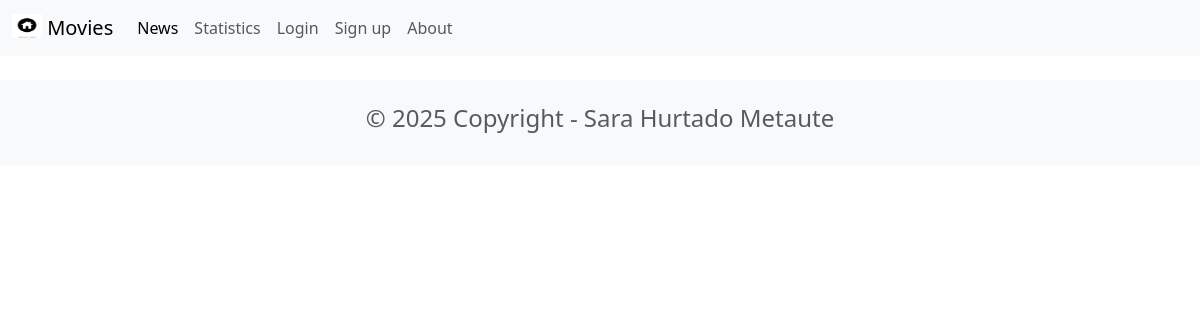
Before: /news/ with the older database file.
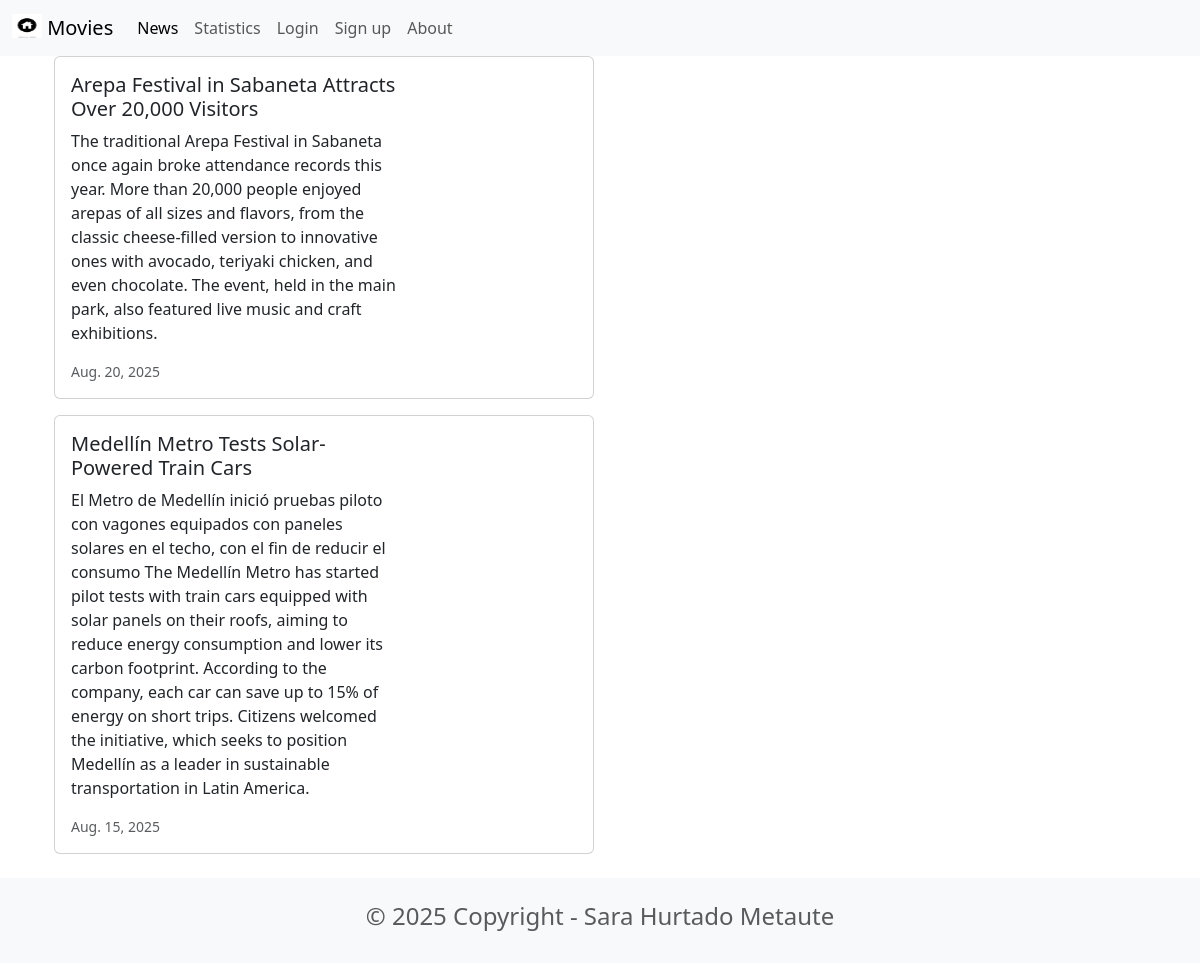
After: the same page with the newer database file.
### news/models.py (models this page shows, shortened)
class News(models.Model):
    headline = models.CharField(max_length=200)
    body = models.TextField()
    date = models.DateField()

### news/views.py (the view)
# urls.py: path('news/', include('news.urls')),
def news(request):
    newss = News.objects.all().order_by('-date')
    return render (request, 'news.html', {'newss':newss})

### news/templates/news.html
{% extends 'base.html' %}
{%block content%}
<div class="container">
 {% for news in newss %}
 <div class="card mb-3" style="max-width: 540px;">
 <div class="row g-0">
 <div class="col-md-8">
 <div class="card-body">
 <h5 class="card-title">{{ news.headline }}</h5>
<p class="card-text">{{ news.body }}</p>
<p class="card-text"><small class="text-muted"> {{ news.date }} </small></p>
 </div>
 </div>
 </div>
 </div>
{% endfor %}
</div>
{%endblock content%}

### moviereviews/templates/base.html (shortened to what this page needs)
<head>
    <link href="https://cdn.jsdelivr.net/npm/bootstrap@5.3.7/dist/css/bootstrap.min.css" rel="stylesheet"
>
    <link href="https://cdn.jsdelivr.net/npm/bootstrap@5.3.7/dist/css/bootstrap.min.css" rel="stylesheet"
>
</head>
<nav class="navbar navbar-expand-lg bg-body-tertiary">
    <div class="container-fluid">
        <a class="navbar-brand" href="{% url 'home' %}">
            {% load static %}
            <img src="{% static 'images/home.png' %}" alt="" width="30" height="24" class="d-inline-block align-text-top"/>
            Movies</a>
        <div class="collapse navbar-collapse" id="navbarSupportedContent">
            <ul class="navbar-nav me-auto mb-2 mb-lg-0">
                <li class="nav-item">
                    <a class="nav-link active" aria-current="page" href="{% url 'news' %}">News</a>
                </li>
                <li class="nav-item">
                    <a class="nav-link" href="{% url 'statistics' %}">Statistics</a>
                <li class="nav-item">
                    <a class="nav-link" href="#">Login</a>
                </li>
                <li class="nav-item">
                    <a class="nav-link" href="#">Sign up</a>
                </li>
                <li class="nav-item">
                    <a class="nav-link" href="{% url 'about' %}">About</a>
                </li>
            </ul>
        </div>
    </div>
</nav>
<div class="container">
    {% block content %}
    {% endblock content %}
</div>
<footer class="text-center text-lg-start bg-light text-muted mt-4">
 <div class="container">
 <div class="row">
 <div class="text-center p-4">
 <h4>© 2025 Copyright - Sara Hurtado Metaute</h4>
 </div>
 </div>
 </div>
</footer>

Changed rows visible on the page:
added News: headline "Arepa Festival in Sabaneta Attracts Over 20,000 Visitors", body "The traditional Arepa Festival in Sabaneta once again broke attendance records this year. More than 20,000 people enjoyed arepas of all sizes and flavors, from the classic cheese-filled version to innovative ones with avocado, teriyaki chicken, and even chocolate. The event, held in the main park, also featured live music and craft exhibitions.", date "Aug. 20, 2025"
added News: headline "Medellín Metro Tests Solar-Powered Train Cars", body "El Metro de Medellín inició pruebas piloto con vagones equipados con paneles solares en el techo, con el fin de reducir el consumo The Medellín Metro has started pilot tests with train cars equipped with solar panels on their roofs, aiming to reduce energy consumption and lower its carbon footprint. According to the company, each car can save up to 15% of energy on short trips. Citizens welcomed the initiative, which seeks to position Medellín as a leader in sustainable transportation in Latin America.", date "Aug. 15, 2025"
